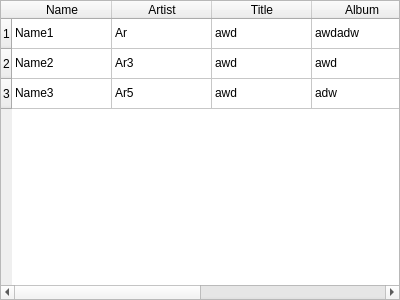
<?xml version="1.0" encoding="UTF-8"?>
<ui version="4.0">
 <class>QueueList</class>
 <widget class="QWidget" name="QueueList">
  <property name="geometry">
   <rect>
    <x>0</x>
    <y>0</y>
    <width>400</width>
    <height>300</height>
   </rect>
  </property>
  <property name="windowTitle">
   <string>Form</string>
  </property>
  <layout class="QVBoxLayout" name="verticalLayout">
   <property name="leftMargin">
    <number>0</number>
   </property>
   <property name="topMargin">
    <number>0</number>
   </property>
   <property name="rightMargin">
    <number>0</number>
   </property>
   <property name="bottomMargin">
    <number>0</number>
   </property>
   <item>
    <widget class="QTableWidget" name="tableWidget">
     <row>
      <property name="text">
       <string>1</string>
      </property>
     </row>
     <row>
      <property name="text">
       <string>2</string>
      </property>
     </row>
     <row>
      <property name="text">
       <string>3</string>
      </property>
     </row>
     <column>
      <property name="text">
       <string>Name</string>
      </property>
     </column>
     <column>
      <property name="text">
       <string>Artist</string>
      </property>
     </column>
     <column>
      <property name="text">
       <string>Title</string>
      </property>
     </column>
     <column>
      <property name="text">
       <string>Album</string>
      </property>
     </column>
     <column>
      <property name="text">
       <string>Genre</string>
      </property>
     </column>
     <column>
      <property name="text">
       <string>File path</string>
      </property>
     </column>
     <item row="0" column="0">
      <property name="text">
       <string>Name1</string>
      </property>
     </item>
     <item row="0" column="1">
      <property name="text">
       <string>Ar</string>
      </property>
     </item>
     <item row="0" column="2">
      <property name="text">
       <string>awd</string>
      </property>
     </item>
     <item row="0" column="3">
      <property name="text">
       <string>awdadw</string>
      </property>
     </item>
     <item row="0" column="4">
      <property name="text">
       <string>awd</string>
      </property>
     </item>
     <item row="0" column="5">
      <property name="text">
       <string>adw</string>
      </property>
     </item>
     <item row="1" column="0">
      <property name="text">
       <string>Name2</string>
      </property>
     </item>
     <item row="1" column="1">
      <property name="text">
       <string>Ar3</string>
      </property>
     </item>
     <item row="1" column="2">
      <property name="text">
       <string>awd</string>
      </property>
     </item>
     <item row="1" column="3">
      <property name="text">
       <string>awd</string>
      </property>
     </item>
     <item row="1" column="4">
      <property name="text">
       <string>awd</string>
      </property>
     </item>
     <item row="1" column="5">
      <property name="text">
       <string>adw</string>
      </property>
     </item>
     <item row="2" column="0">
      <property name="text">
       <string>Name3</string>
      </property>
     </item>
     <item row="2" column="1">
      <property name="text">
       <string>Ar5</string>
      </property>
     </item>
     <item row="2" column="2">
      <property name="text">
       <string>awd</string>
      </property>
     </item>
     <item row="2" column="3">
      <property name="text">
       <string>adw</string>
      </property>
     </item>
     <item row="2" column="4">
      <property name="text">
       <string>adw</string>
      </property>
     </item>
     <item row="2" column="5">
      <property name="text">
       <string>awd</string>
      </property>
     </item>
    </widget>
   </item>
  </layout>
 </widget>
 <resources/>
 <connections/>
</ui>
